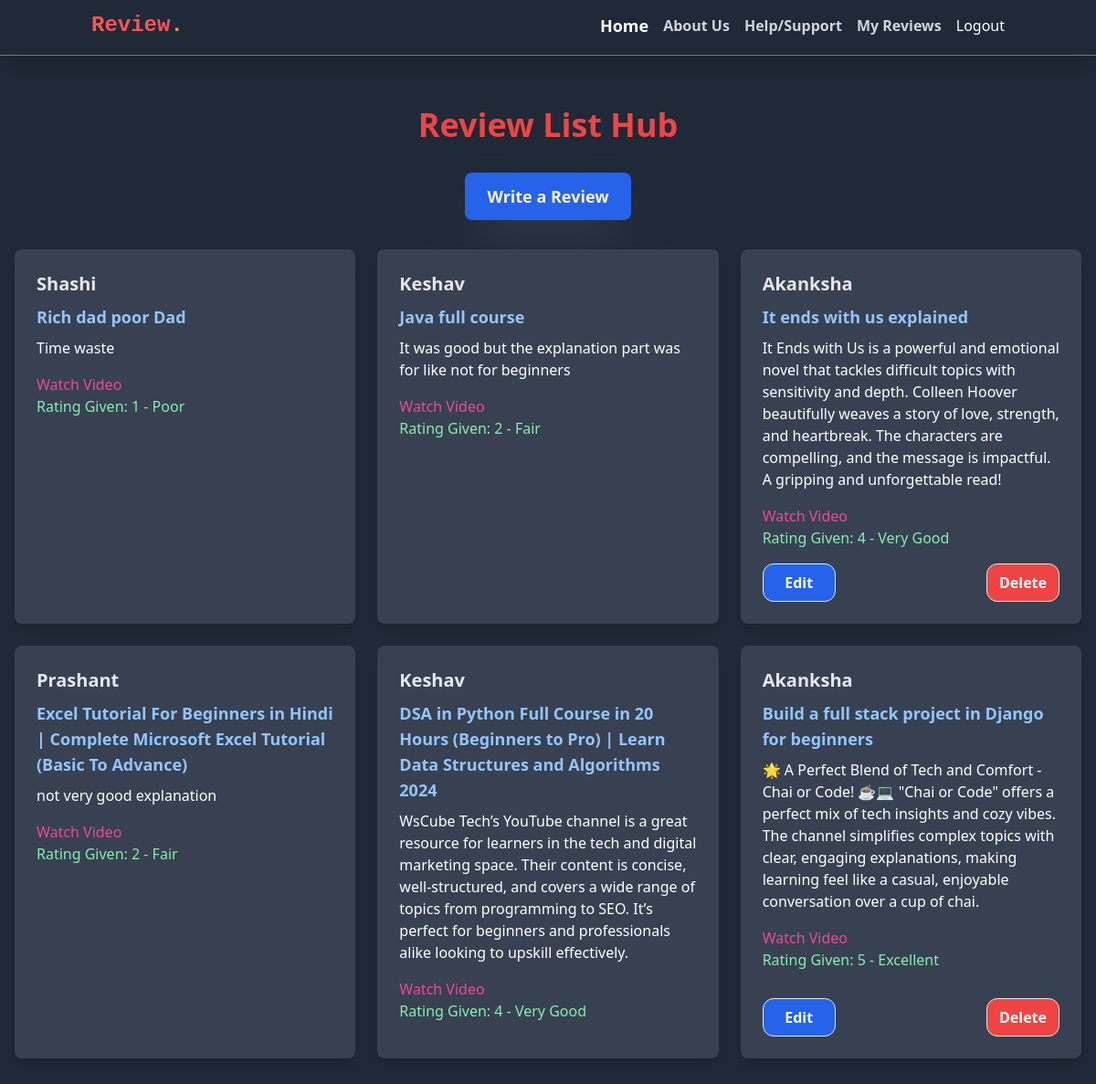
The page /review/ (signed in) on the database its author committed.
### review/models.py (models this page shows, shortened)
class Review(models.Model):
    RATING_CHOICES = [
        (1, '1 - Poor'),
        (2, '2 - Fair'),
        (3, '3 - Good'),
        (4, '4 - Very Good'),
        (5, '5 - Excellent'),
    ]
    user = models.ForeignKey(User, on_delete=models.CASCADE)
    video_title = models.CharField(max_length=500, default='Unknown Title')
    video_url = models.URLField(max_length=2000,default='Unknown URL')
    text = models.TextField(max_length=2000)
    photo = models.ImageField(upload_to='photos/', blank=True,null=True)
    rating = models.PositiveSmallIntegerField(choices=RATING_CHOICES, default=3)
    created_at = models.DateTimeField(auto_now_add=True)
    updated_at = models.DateTimeField(auto_now=True)

### review/views.py (the view)
# urls.py: path('review/', views.review_list, name='review_list'),
def review_list(request):
    reviews = Review.objects.all().order_by('-created_at')
    return render(request, 'review_list.html', {'reviews' : reviews})

### review/templates/review_list.html (shortened to what this page needs)
{% extends "layout.html" %}
{% block content %}
<div class="py-10">
    <h1 class="text-4xl text-red-500 font-bold text-center mb-8">Review List Hub</h1>
    <a href="{% url 'review_create' %}" class="block text-amber-100 bg-blue-600 hover:bg-blue-700 px-6 py-3 rounded-lg text-lg font-semibold mb-8 mx-auto w-max text-center shadow-gray-700 shadow-2xl">Write a Review</a>
    <div class="grid grid-cols-1 md:grid-cols-2 lg:grid-cols-3 gap-6 mx-4">
        {% for review in reviews %}
        <div class="bg-gray-700 text-white rounded-lg shadow-lg transition-transform transform hover:scale-105 hover:bg-gray-600 p-6">
            <div class="flex flex-col justify-between h-full">
                <div>
                    <h5 class="text-gray-200 text-xl font-bold mb-2">{{ review.user.username|capfirst }}</h5>
                    <h6 class="text-lg font-semibold text-blue-300 mb-2">{{ review.video_title }}</h6>
                    <p class="text-white mb-4">{{ review.text }}</p>
                    <a href="{{ review.video_url }}" target="_blank" class="text-pink-500 ">
                        Watch Video
                    </a>
                    <p class="text-green-300 mb-4">Rating Given: {{ review.get_rating_display }}</p>
                </div>
                <div class="flex justify-between mt-auto">
                    {% if review.user == user%}
                    <a href="{% url 'review_edit' review.id %}" class="text-white border p-2 w-20 text-center rounded-xl bg-blue-600 hover:bg-blue-700 font-semibold">Edit</a>
                    <a href="{% url 'review_delete' review.id %}" class="text-white border p-2 w-20 text-center rounded-xl bg-red-500 hover:bg-red-600 font-semibold">Delete</a>
                    {% endif%}
                </div>
            </div>
        </div>
        {% endfor %}
    </div>
</div>
{% endblock %}

### rows shown on the page
Review: user.username "Shashi", video_title "Rich dad poor Dad", text "Time waste", rating "1 - Poor"
Review: user.username "Keshav", video_title "Java full course", text "It was good but the explanation part was for like not for beginners", rating "2 - Fair"
Review: user.username "Akanksha", video_title "It ends with us explained", text "It Ends with Us is a powerful and emotional novel that tackles difficult topics with sensitivity and depth. Colleen Hoover beautifully weaves a story of love, strength, and heartbreak. The characters are compelling, and the message is impactful. A gripping and unforgettable read!", rating "4 - Very Good", shows "Edit"
Review: user.username "Prashant", video_title "Excel Tutorial For Beginners in Hindi | Complete Microsoft Excel Tutorial (Basic To Advance)", text "not very good explanation", rating "2 - Fair"
Review: user.username "Keshav", video_title "DSA in Python Full Course in 20 Hours (Beginners to Pro) | Learn Data Structures and Algorithms 2024", text "WsCube Tech’s YouTube channel is a great resource for learners in the tech and digital marketing space. Their content is concise, well-structured, and covers a wide range of topics from programming to SEO. It’s perfect for beginners and professionals alike looking to upskill effectively.", rating "4 - Very Good"
Review: user.username "Akanksha", video_title "Build a full stack project in Django for beginners", text "🌟 A Perfect Blend of Tech and Comfort - Chai or Code! ☕💻 \"Chai or Code\" offers a perfect mix of tech insights and cozy vibes. The channel simplifies complex topics with clear, engaging explanations, making learning feel like a casual, enjoyable conversation over a cup of chai.", rating "5 - Excellent", shows "Edit"
